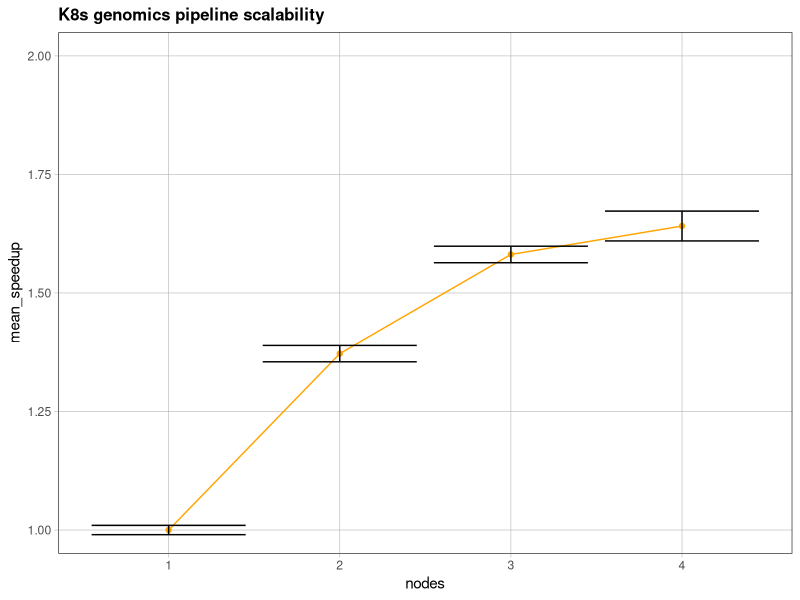

Here is the R script that generated this plot:
library(tidyverse)

times <- read.csv("scalability/times.csv")

t1s <- times %>%
  filter(nodes == 1) %>%
  select(exec_time_sec) %>%
  rename(t1 = exec_time_sec)

speedup <- crossing(t1s, times) %>%
  mutate(speedup = t1/exec_time_sec) %>%
  group_by(nodes) %>%
  summarise(
    mean_speedup = mean(speedup),
    sd_speedup = sd(speedup)
  )

ggplot(speedup, aes(nodes, mean_speedup)) +
  theme_bw() +
  theme(
    plot.title = element_text(face = "bold", size = 12),
    axis.ticks = element_line(colour = "grey70", size = 0.2),
    panel.grid.major = element_line(colour = "grey70", size = 0.2),
    panel.grid.minor = element_blank()
  ) +
  labs(
    title = "K8s genomics pipeline scalability"
  ) +
  geom_line(color = "orange") +
  geom_point(color = "orange") +
  geom_errorbar(aes(x=nodes, y=sd_speedup, ymin=mean_speedup-sd_speedup, ymax=mean_speedup+sd_speedup)) +
  coord_cartesian(ylim = c(1.0, 2.0))
